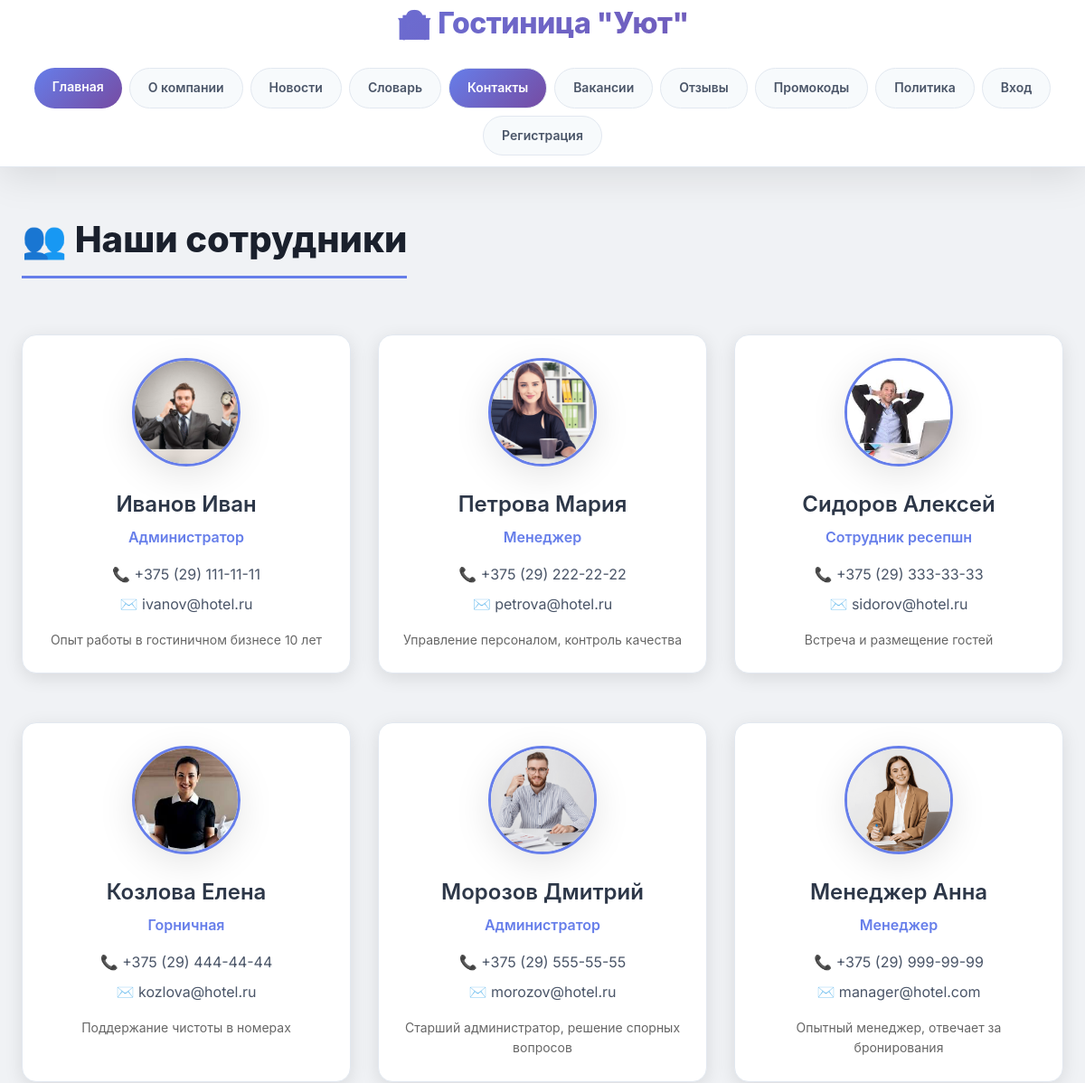
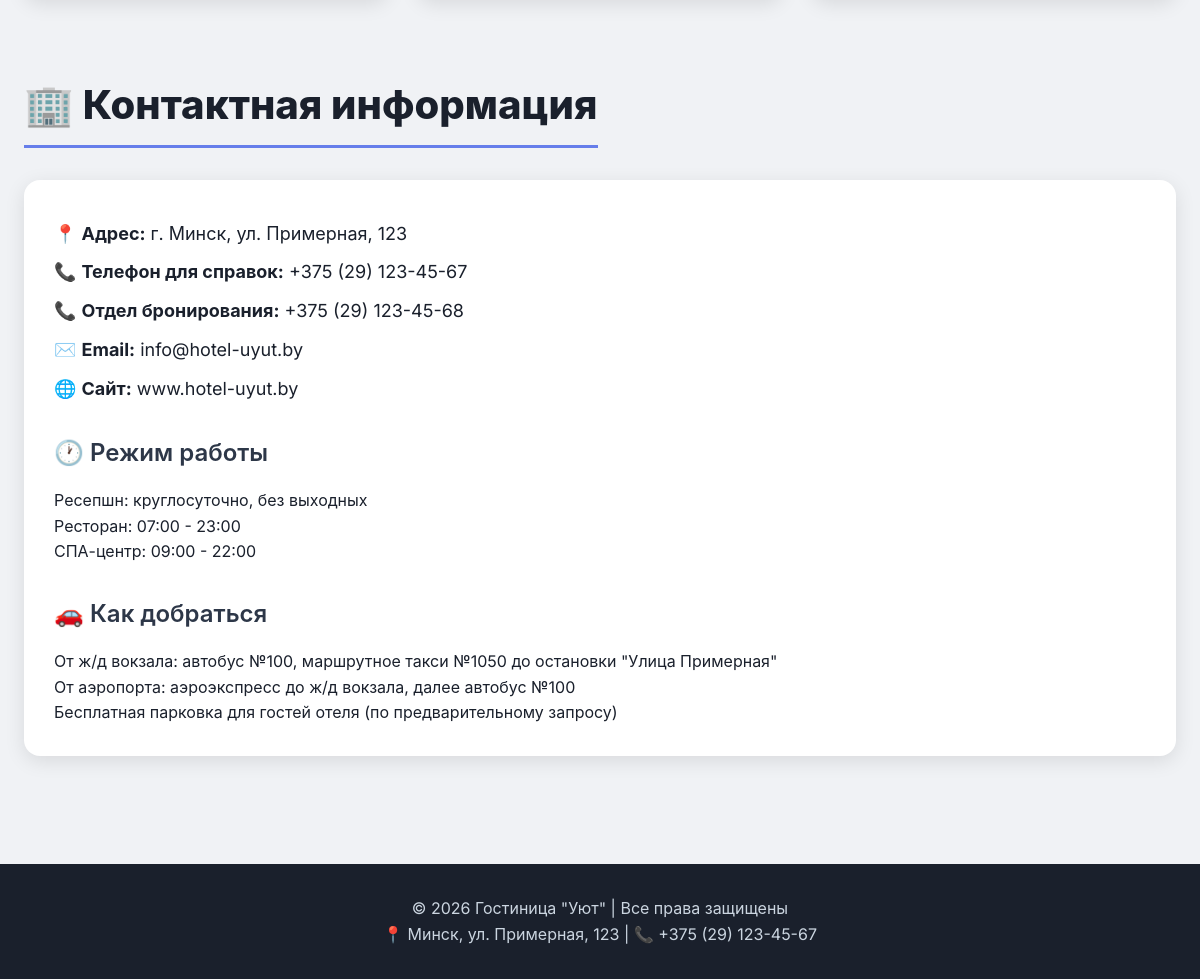
/contacts/, run on the app's committed database (2 pictures, top to bottom).
### hotel/models.py (models this page shows, shortened)
class Employee(models.Model):
    POSITION_CHOICES = [
        ('admin', 'Администратор'),
        ('manager', 'Менеджер'),
        ('cleaner', 'Горничная'),
        ('reception', 'Сотрудник ресепшн'),
    ]
    user = models.OneToOneField(User, on_delete=models.CASCADE, null=True, blank=True)
    first_name = models.CharField(max_length=50)
    last_name = models.CharField(max_length=50)
    position = models.CharField(max_length=20, choices=POSITION_CHOICES)
    phone = models.CharField(max_length=20, validators=[validate_phone])
    email = models.EmailField()
    photo = models.ImageField(upload_to='employees/', null=True, blank=True)
    bio = models.TextField(blank=True)
    created_at = models.DateTimeField(auto_now_add=True)
    class Meta:
        verbose_name = 'Сотрудник'
        verbose_name_plural = 'Сотрудники'

### hotel/views.py (the view)
# urls.py: path('contacts/', views.contacts, name='contacts'),
def contacts(request):
    employees = Employee.objects.all()
    return render(request, 'hotel/contacts.html', {'employees': employees})

### hotel/templates/hotel/contacts.html (shortened to what this page needs)
{% extends 'hotel/base.html' %}
{% block content %}
<h2>👥 Наши сотрудники</h2>
<div style="display: grid; grid-template-columns: repeat(auto-fill, minmax(300px, 1fr)); gap: 30px; margin-top: 30px;">
    {% for employee in employees %}
        <div class="employee-card" style="background: white; border-radius: 16px; padding: 25px; text-align: center; box-shadow: 0 5px 20px rgba(0,0,0,0.1); transition: transform 0.3s;">
            {% if employee.photo %}
                <img src="{{ employee.photo.url }}" style="width: 120px; height: 120px; border-radius: 50%; object-fit: cover; margin-bottom: 15px; border: 3px solid #667eea;">
            {% else %}
                <div style="width: 120px; height: 120px; border-radius: 50%; background: linear-gradient(135deg, #667eea, #764ba2); margin: 0 auto 15px; display: flex; align-items: center; justify-content: center; font-size: 48px; color: white;">👤</div>
            {% endif %}
            <h3 style="margin-bottom: 5px;">{{ employee.last_name }} {{ employee.first_name }}</h3>
            <p style="color: #667eea; font-weight: 600; margin-bottom: 15px;">{{ employee.get_position_display }}</p>
            <p style="margin: 8px 0;">📞 {{ employee.phone }}</p>
            <p style="margin: 8px 0;">✉️ {{ employee.email }}</p>
            {% if employee.bio %}
                <p style="margin-top: 15px; color: #666; font-size: 14px;">{{ employee.bio }}</p>
            {% endif %}
        </div>
    {% empty %}
        <p>Сотрудников пока нет</p>
    {% endfor %}
</div>
<h2 style="margin-top: 50px;">🏢 Контактная информация</h2>
<div style="background: white; border-radius: 16px; padding: 30px; box-shadow: 0 5px 20px rgba(0,0,0,0.1);">
    <p style="font-size: 18px; margin: 10px 0;">📍 <strong>Адрес:</strong> г. Минск, ул. Примерная, 123</p>
    <p style="font-size: 18px; margin: 10px 0;">📞 <strong>Телефон для справок:</strong> +375 (29) 123-45-67</p>
    <p style="font-size: 18px; margin: 10px 0;">📞 <strong>Отдел бронирования:</strong> +375 (29) 123-45-68</p>
    <p style="font-size: 18px; margin: 10px 0;">✉️ <strong>Email:</strong> info@hotel-uyut.by</p>
    <p style="font-size: 18px; margin: 10px 0;">🌐 <strong>Сайт:</strong> www.hotel-uyut.by</p>
    <h3 style="margin-top: 30px;">🕐 Режим работы</h3>
    <p>Ресепшн: круглосуточно, без выходных</p>
    <p>Ресторан: 07:00 - 23:00</p>
    <p>СПА-центр: 09:00 - 22:00</p>
    <h3 style="margin-top: 30px;">🚗 Как добраться</h3>
    <p>От ж/д вокзала: автобус №100, маршрутное такси №1050 до остановки "Улица Примерная"</p>
    <p>От аэропорта: аэроэкспресс до ж/д вокзала, далее автобус №100</p>
    <p>Бесплатная парковка для гостей отеля (по предварительному запросу)</p>
</div>
{% endblock %}

### hotel/templates/hotel/base.html (shortened to what this page needs)
{% load static %}
<!DOCTYPE html>
<html lang="ru">
<head>
    <link rel="stylesheet" href="{% static 'hotel/css/style.css' %}?v=4">
</head>
<body>
    <header>
        <div class="container">
            <h1>🏨 Гостиница "Уют"</h1>
            <nav>
                <a href="/" {% if request.path == '/' %}style="background: linear-gradient(135deg, #667eea 0%, #764ba2 100%); color: white;"{% endif %}>Главная</a>
                <a href="/about/" {% if request.path == '/about/' %}style="background: linear-gradient(135deg, #667eea 0%, #764ba2 100%); color: white;"{% endif %}>О компании</a>
                <a href="/news/" {% if '/news/' in request.path and not request.path == '/' %}style="background: linear-gradient(135deg, #667eea 0%, #764ba2 100%); color: white;"{% endif %}>Новости</a>
                <a href="/glossary/" {% if request.path == '/glossary/' %}style="background: linear-gradient(135deg, #667eea 0%, #764ba2 100%); color: white;"{% endif %}>Словарь</a>
                <a href="/contacts/" {% if request.path == '/contacts/' %}style="background: linear-gradient(135deg, #667eea 0%, #764ba2 100%); color: white;"{% endif %}>Контакты</a>
                <a href="/vacancies/" {% if request.path == '/vacancies/' %}style="background: linear-gradient(135deg, #667eea 0%, #764ba2 100%); color: white;"{% endif %}>Вакансии</a>
                <a href="/reviews/" {% if request.path == '/reviews/' %}style="background: linear-gradient(135deg, #667eea 0%, #764ba2 100%); color: white;"{% endif %}>Отзывы</a>
                <a href="/promocodes/" {% if request.path == '/promocodes/' %}style="background: linear-gradient(135deg, #667eea 0%, #764ba2 100%); color: white;"{% endif %}>Промокоды</a>
                <a href="/privacy/" {% if request.path == '/privacy/' %}style="background: linear-gradient(135deg, #667eea 0%, #764ba2 100%); color: white;"{% endif %}>Политика</a>
                {% if user.is_authenticated %}
                    <a href="/all-bookings/" {% if '/all-bookings/' in request.path %}style="background: #48bb78; color: white;"{% else %}style="background:#48bb78; color:white;"{% endif %}>📋 Брони</a>
                    <a href="/profile/" {% if request.path == '/profile/' %}style="background: linear-gradient(135deg, #667eea 0%, #764ba2 100%); color: white;"{% endif %}>👤 {{ user.username }}</a>
                    <a href="/logout/">Выйти</a>
                {% else %}
                    <a href="/login/" {% if request.path == '/login/' %}style="background: linear-gradient(135deg, #667eea 0%, #764ba2 100%); color: white;"{% endif %}>Вход</a>
                    <a href="/register/" {% if request.path == '/register/' %}style="background: linear-gradient(135deg, #667eea 0%, #764ba2 100%); color: white;"{% endif %}>Регистрация</a>
                {% endif %}
            </nav>
        </div>
    </header>
    <main>
        <div class="container">
            {% block content %}{% endblock %}
        </div>
    </main>
    <footer>
        <div class="container">
            <p>© 2026 Гостиница "Уют" | Все права защищены</p>
            <p>📍 Минск, ул. Примерная, 123 | 📞 +375 (29) 123-45-67</p>
        </div>
    </footer>
</body>
</html>

### hotel/static/hotel/css/style.css (style rules this page uses)
:root { --primary: #667eea; --primary-dark: #5a67d8; --secondary: #f56565; --dark: #2d3748; --light: #f7fafc; --gray: #718096; --success: #48bb78; --warning: #ed8936; --gradient: linear-gradient(135deg, #667eea 0%, #764ba2 100%); --shadow: 0 10px 40px rgba(0,0,0,0.1); --shadow-hover: 0 20px 60px rgba(0,0,0,0.15); --border-radius: 16px; --transition: all 0.3s ease; }
* { margin: 0; padding: 0; box-sizing: border-box; }
body { font-family: 'Inter', -apple-system, BlinkMacSystemFont, 'Segoe UI', Roboto, sans-serif; background: #f0f2f5; color: #1a202c; line-height: 1.6; min-height: 100vh; }
.container { max-width: 1280px; margin: 0 auto; padding: 0 24px; position: relative; z-index: 1; }
header { background: white; box-shadow: var(--shadow); position: sticky; top: 0; z-index: 1000; border-bottom: 1px solid #e2e8f0; }
header h1 { font-size: 2rem; font-weight: 800; background: var(--gradient); -webkit-background-clip: text; -webkit-text-fill-color: transparent; background-clip: text; margin-bottom: 12px; letter-spacing: -0.5px; text-align: center; }
nav { display: flex; flex-wrap: wrap; justify-content: center; gap: 8px; padding: 12px 0; }
nav a { color: #4a5568; text-decoration: none; padding: 10px 20px; font-weight: 600; border-radius: 40px; transition: var(--transition); font-size: 14px; white-space: nowrap; background: #f7fafc; border: 1px solid #e2e8f0; }
nav a:first-child { background: var(--gradient); color: white; border: none; }
.news-item, .term-item, .vacancy-item, .review-item, .promo-item, .booking-item, .employee-card { background: white; padding: 28px; margin-bottom: 24px; border-radius: var(--border-radius); box-shadow: var(--shadow); transition: var(--transition); border: 1px solid #e2e8f0; color: #1a202c; }
.news-item h3, .term-item strong, .vacancy-item h3, .review-item p, .promo-item h3, .booking-item p, .employee-card h3 { color: #2d3748; }
.news-item p, .term-item p, .vacancy-item p, .review-item p, .promo-item p, .booking-item p, .employee-card p { color: #4a5568; }
footer { background: #1a202c; color: #cbd5e0; text-align: center; padding: 32px 0; margin-top: 60px; }
footer p { color: #cbd5e0; }
main { padding: 48px 0; }
main h2 { font-size: 2.5rem; font-weight: 800; margin-bottom: 32px; color: #1a202c; border-bottom: 3px solid var(--primary); display: inline-block; padding-bottom: 8px; }
main h3 { font-size: 1.5rem; font-weight: 600; margin-bottom: 16px; color: #2d3748; }
.employee-card img { width: 120px; height: 120px; object-fit: cover; border-radius: 50%; margin-bottom: 16px; border: 4px solid white; box-shadow: var(--shadow); }
.news-item, .term-item, .vacancy-item, .review-item, .promo-item, .booking-item, .employee-card { animation: fadeIn 0.5s ease-out; }

### data on the page
Employee: photo (picture), last_name "Иванов", first_name "Иван", position "Администратор", phone "+375 (29) 111-11-11", email "ivanov@hotel.ru", bio "Опыт работы в гостиничном бизнесе 10 лет"
Employee: photo (picture), last_name "Петрова", first_name "Мария", position "Менеджер", phone "+375 (29) 222-22-22", email "petrova@hotel.ru", bio "Управление персоналом, контроль качества"
Employee: photo (picture), last_name "Сидоров", first_name "Алексей", position "Сотрудник ресепшн", phone "+375 (29) 333-33-33", email "sidorov@hotel.ru", bio "Встреча и размещение гостей"
Employee: photo (picture), last_name "Козлова", first_name "Елена", position "Горничная", phone "+375 (29) 444-44-44", email "kozlova@hotel.ru", bio "Поддержание чистоты в номерах"
Employee: photo (picture), last_name "Морозов", first_name "Дмитрий", position "Администратор", phone "+375 (29) 555-55-55", email "morozov@hotel.ru", bio "Старший администратор, решение спорных вопросов"
Employee: photo (picture), last_name "Менеджер", first_name "Анна", position "Менеджер", phone "+375 (29) 999-99-99", email "manager@hotel.com", bio "Опытный менеджер, отвечает за бронирования"
